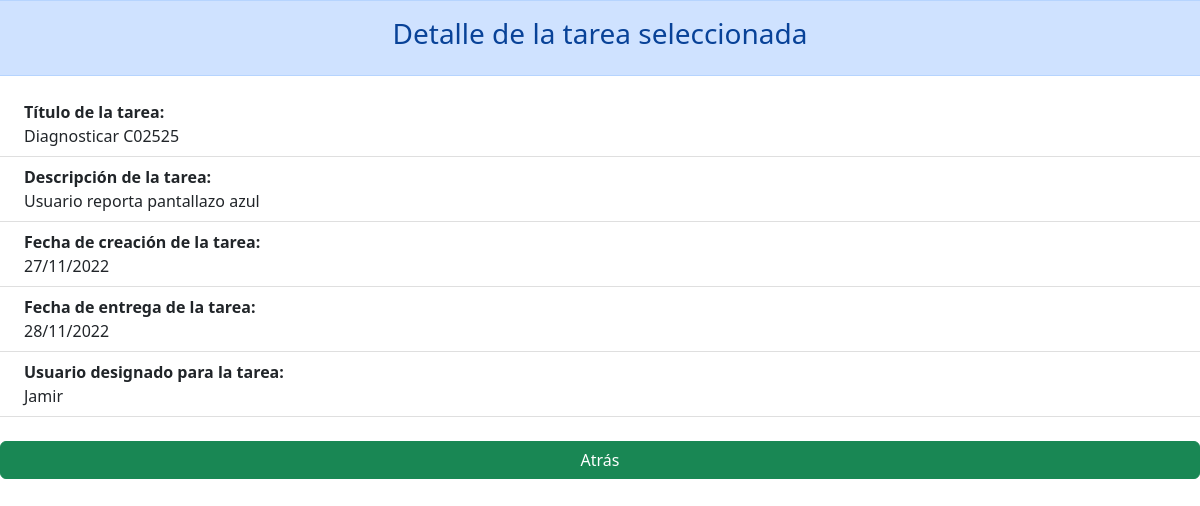
The page /gestion_tareas/vista_tarea/1 on the database its author committed.
### gestion_tareas/models.py (models this page shows)
class tarea(models.Model):
    titulo = models.CharField(max_length=64, default='')
    descripcion = models.CharField(max_length=100, default='')
    fecha_creacion = models.CharField(max_length=64, default='')
    fecha_entrega = models.CharField(max_length=64, default='')
    usuario_designado = models.CharField(max_length=64, default='')

### gestion_tareas/views.py (the view)
# urls.py: path("vista_tarea/<str:ind>",views.detalleTareas,name="vista_tarea"),
def detalleTareas(request, ind):
    tarea_seleccionada=tarea.objects.get(id=ind) #Obtenemos la tarea seleccionada
    return render(request,"gestion_tareas/vista_tarea.html",{ #Redirecciono a la vista de la tarea brindando la info de la tarea extraida de la base de datos
        "tarea_seleccionada":tarea_seleccionada
    })

### gestion_tareas/templates/gestion_tareas/vista_tarea.html (shortened to what this page needs)
<!DOCTYPE html>
<html>
    <head>
        <link href="https://cdn.jsdelivr.net/npm/bootstrap@5.2.3/dist/css/bootstrap.min.css" rel="stylesheet">
    </head>
    <body>
        <div class = "row alert alert-primary text-center">
            <h3>Detalle de la tarea seleccionada</h3>
        </div>
        <ul class ="list-group list-group-flush">
            <li class="list-group-item">
                <div class="ms-2 me-auto">
                    <div class="fw-bold">Título de la tarea:</div>
                    {{tarea_seleccionada.titulo}}
                </div>
            </li>
            <li class="list-group-item">
                <div class="ms-2 me-auto">
                    <div class="fw-bold">Descripción de la tarea:</div>
                    {{tarea_seleccionada.descripcion}}
                </div>
            </li>
            <li class="list-group-item">
                <div class="ms-2 me-auto">
                    <div class="fw-bold">Fecha de creación de la tarea:</div>
                    {{tarea_seleccionada.fecha_creacion}}
                </div>
            </li>
            <li class="list-group-item">
                <div class="ms-2 me-auto">
                    <div class="fw-bold">Fecha de entrega de la tarea:</div>
                    {{tarea_seleccionada.fecha_entrega}}
                </div>
            </li>
            <li class="list-group-item">
                <div class="ms-2 me-auto">
                    <div class="fw-bold">Usuario designado para la tarea:</div>
                    {{tarea_seleccionada.usuario_designado}}
                </div>
            </li>
            <br>
            <a class="btn btn-success" href="{% url 'gestion_tareas:dashboard' %}">Atrás</a>
        </ul>
    </body>

### rows shown on the page
tarea: titulo "Diagnosticar C02525", descripcion "Usuario reporta pantallazo azul", fecha_creacion "27/11/2022", fecha_entrega "28/11/2022", usuario_designado "Jamir"
